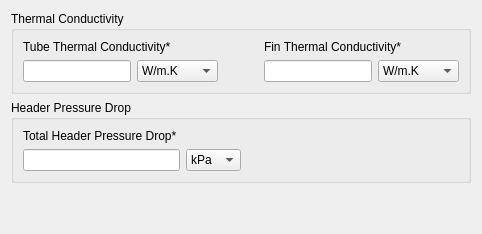
     <widget class="QWidget" name="Thermal">
      <attribute name="title">
       <string>Thermal Properties</string>
      </attribute>
      <layout class="QVBoxLayout" name="verticalLayout_35">
       <item>
        <widget class="QGroupBox" name="Microchannel_thermal_group">
         <property name="title">
          <string>Thermal Conductivity</string>
         </property>
         <layout class="QHBoxLayout" name="horizontalLayout_29">
          <item>
           <layout class="QVBoxLayout" name="verticalLayout_31">
            <item>
             <widget class="QLabel" name="Microchannel_tube_k_label">
              <property name="text">
               <string>Tube Thermal Conductivity*</string>
              </property>
             </widget>
            </item>
            <item>
             <layout class="QHBoxLayout" name="horizontalLayout_30">
              <item>
               <widget class="QLineEdit" name="Microchannel_tube_k"/>
              </item>
              <item>
               <widget class="QComboBox" name="Microchannel_tube_k_unit">
                <item>
                 <property name="text">
                  <string>W/m.K</string>
                 </property>
                </item>
                <item>
                 <property name="text">
                  <string>Btu/hr.ft.F</string>
                 </property>
                </item>
               </widget>
              </item>
             </layout>
            </item>
           </layout>
          </item>
          <item>
           <spacer name="horizontalSpacer_8">
            <property name="orientation">
             <enum>Qt::Horizontal</enum>
            </property>
            <property name="sizeHint" stdset="0">
             <size>
              <width>40</width>
              <height>20</height>
             </size>
            </property>
           </spacer>
          </item>
          <item>
           <layout class="QVBoxLayout" name="verticalLayout_32">
            <item>
             <widget class="QLabel" name="Microchannel_fin_k_label">
              <property name="text">
               <string>Fin Thermal Conductivity*</string>
              </property>
             </widget>
            </item>
            <item>
             <layout class="QHBoxLayout" name="horizontalLayout_31">
              <item>
               <widget class="QLineEdit" name="Microchannel_fin_k"/>
              </item>
              <item>
               <widget class="QComboBox" name="Microchannel_fin_k_unit">
                <property name="enabled">
                 <bool>true</bool>
                </property>
                <item>
                 <property name="text">
                  <string>W/m.K</string>
                 </property>
                </item>
                <item>
                 <property name="text">
                  <string>Btu/hr.ft.F</string>
                 </property>
                </item>
               </widget>
              </item>
             </layout>
            </item>
           </layout>
          </item>
         </layout>
        </widget>
       </item>
       <item>
        <widget class="QGroupBox" name="Microchannel_header_pressure_drop_group">
         <property name="title">
          <string>Header Pressure Drop</string>
         </property>
         <layout class="QHBoxLayout" name="horizontalLayout_32">
          <item>
           <layout class="QVBoxLayout" name="verticalLayout_33">
            <item>
             <widget class="QLabel" name="Microchannel_header_DP_label">
              <property name="text">
               <string>Total Header Pressure Drop*</string>
              </property>
             </widget>
            </item>
            <item>
             <layout class="QHBoxLayout" name="horizontalLayout_33">
              <item>
               <widget class="QLineEdit" name="Microchannel_header_DP"/>
              </item>
              <item>
               <widget class="QComboBox" name="Microchannel_header_DP_unit">
                <property name="enabled">
                 <bool>true</bool>
                </property>
                <property name="currentIndex">
                 <number>1</number>
                </property>
                <item>
                 <property name="text">
                  <string>Pa</string>
                 </property>
                </item>
                <item>
                 <property name="text">
                  <string>kPa</string>
                 </property>
                </item>
                <item>
                 <property name="text">
                  <string>MPa</string>
                 </property>
                </item>
                <item>
                 <property name="text">
                  <string>bar</string>
                 </property>
                </item>
                <item>
                 <property name="text">
                  <string>atm</string>
                 </property>
                </item>
                <item>
                 <property name="text">
                  <string>psi</string>
                 </property>
                </item>
               </widget>
              </item>
             </layout>
            </item>
           </layout>
          </item>
          <item>
           <spacer name="horizontalSpacer_11">
            <property name="orientation">
             <enum>Qt::Horizontal</enum>
            </property>
            <property name="sizeHint" stdset="0">
             <size>
              <width>40</width>
              <height>20</height>
             </size>
            </property>
           </spacer>
          </item>
         </layout>
        </widget>
       </item>
       <item>
        <spacer name="verticalSpacer_9">
         <property name="orientation">
          <enum>Qt::Vertical</enum>
         </property>
         <property name="sizeHint" stdset="0">
          <size>
           <width>20</width>
           <height>40</height>
          </size>
         </property>
        </spacer>
       </item>
      </layout>
     </widget>
